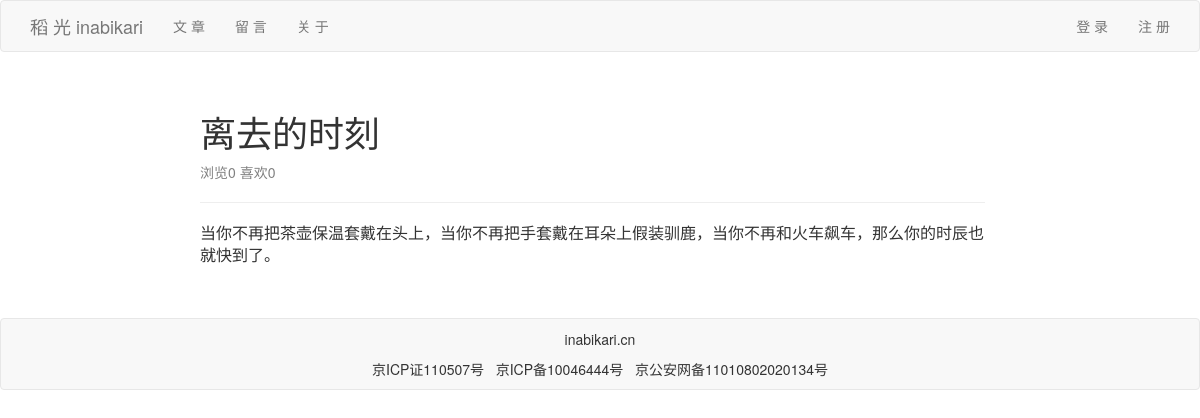
The page /post/a1/ on the database its author committed.
### mainsite/models.py (models this page shows, shortened)
class Post(models.Model):
    title=models.CharField(max_length=200)
    slug=models.CharField(max_length=200)
    body=models.TextField()
    pub_date=models.DateTimeField(default=timezone.now)
    view_num=models.SmallIntegerField(default=0)
    like_num=models.SmallIntegerField(default=0)
    comment_list=models.TextField(default='')
    class Meta:
        ordering=('-pub_date',)

### mainsite/views.py (the view)
# urls.py: path('post/<slug:slug>/',showPost),
def showPost(request,slug):
    try:
        post=Post.objects.get(slug=slug)
        if post!=None:
            return render(request,'post.html',locals())
    except:
        return redirect('/')

### templates/post.html (shortened to what this page needs)
{% extends 'base.html' %}
{% block content %}
        <class class="row">
            <class class="col-md-10" style="padding-left:200px;">
                <h1>
                    {{post.title}}
                </h1>
                <p style="color:grey">浏览{{post.view_num}}   喜欢{{post.like_num}}</p>
                <hr>
                <p style="font-family: 等线，微软雅黑;font-size: 12pt;font-weight: normal;letter-spacing: normal;">
                    {{post.body|linebreaksbr}}
                </p>
            </class>
        </class>
{% endblock %}

### rows shown on the page
Post: title "离去的时刻", view_num "0", like_num "0", body "当你不再把茶壶保温套戴在头上，当你不再把手套戴在耳朵上假装驯鹿，当你不再和火车飙车，那么你的时辰也就快到了。"
